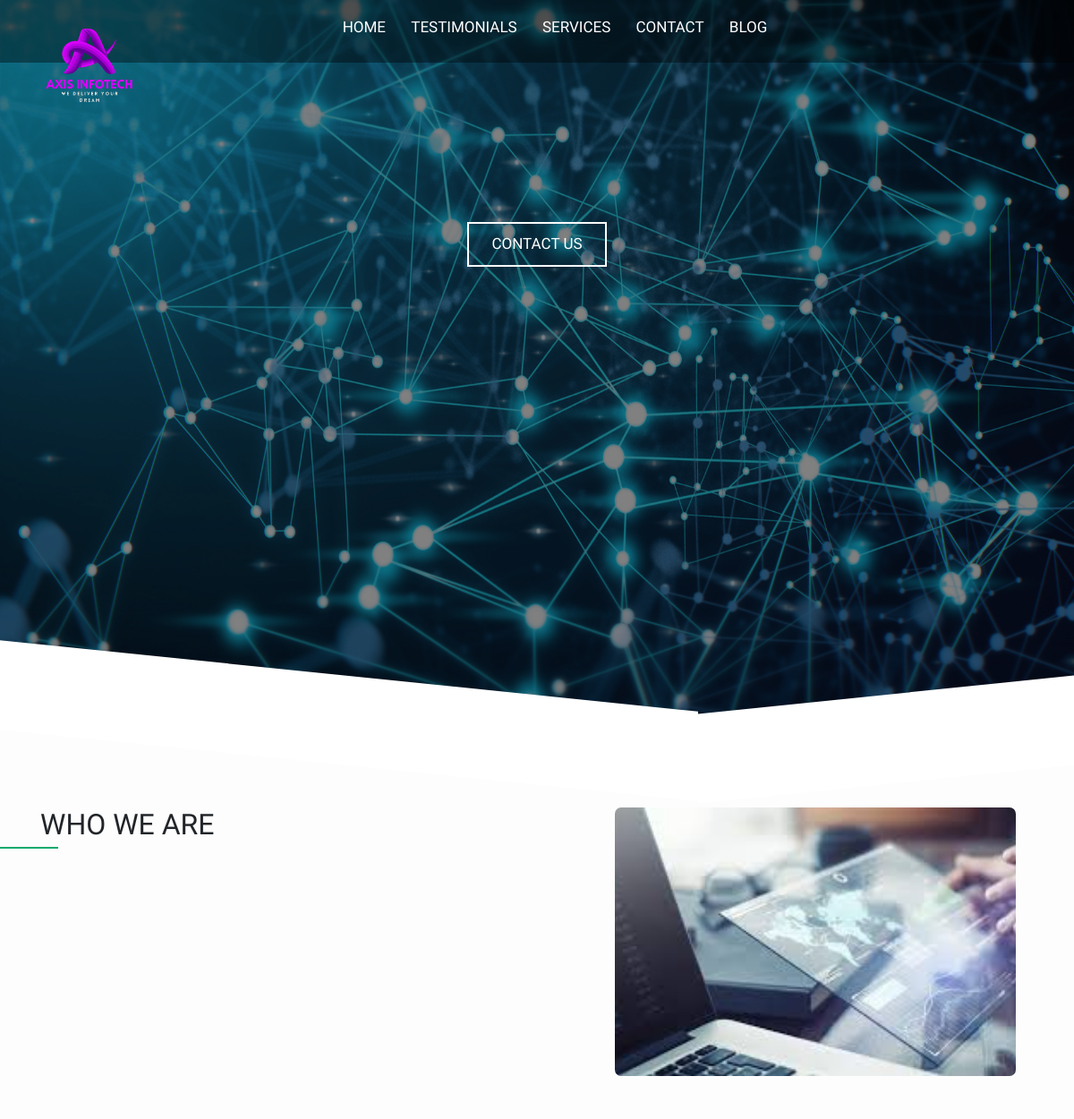
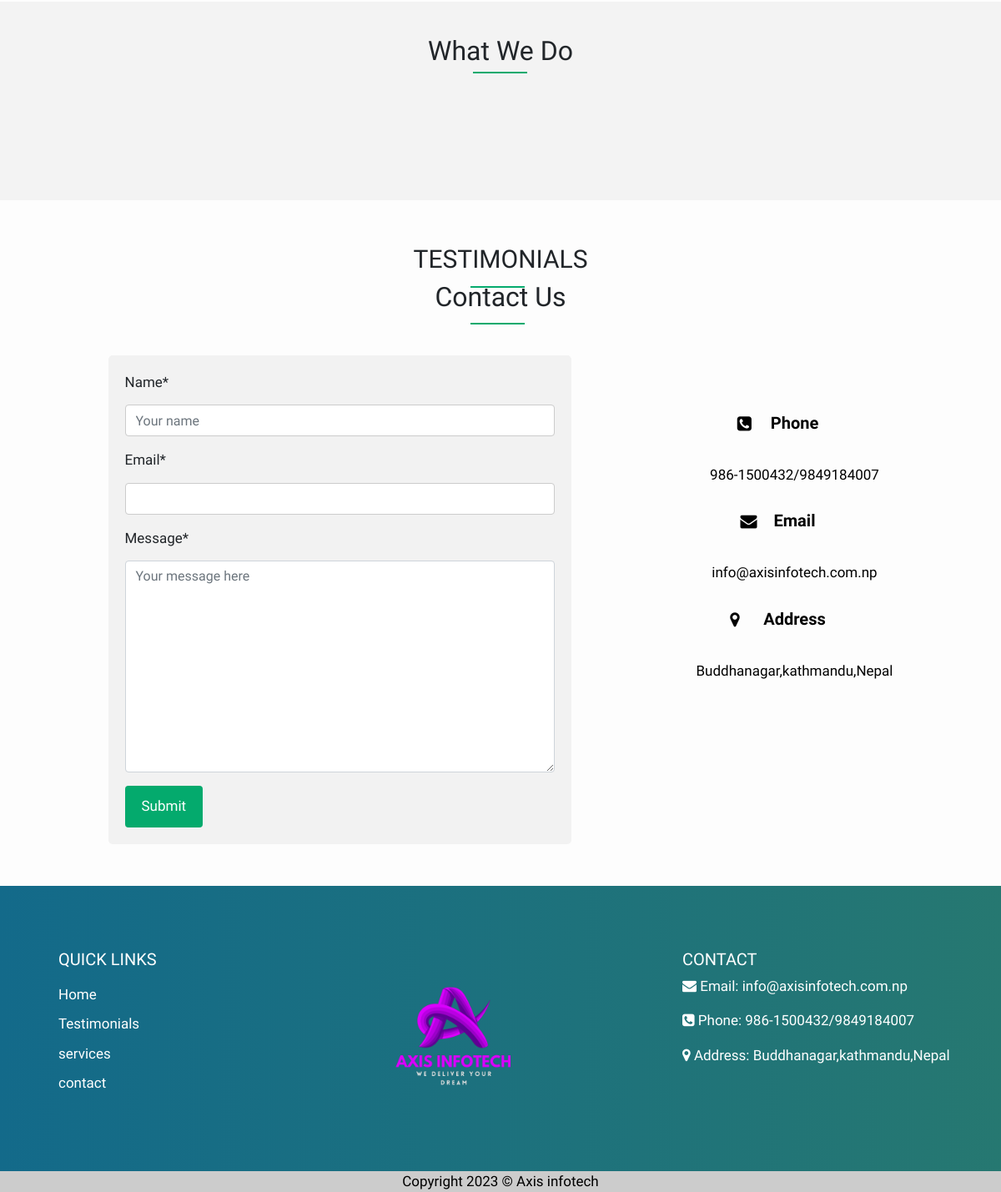
The app's page /, older data (2 pictures, top to bottom).
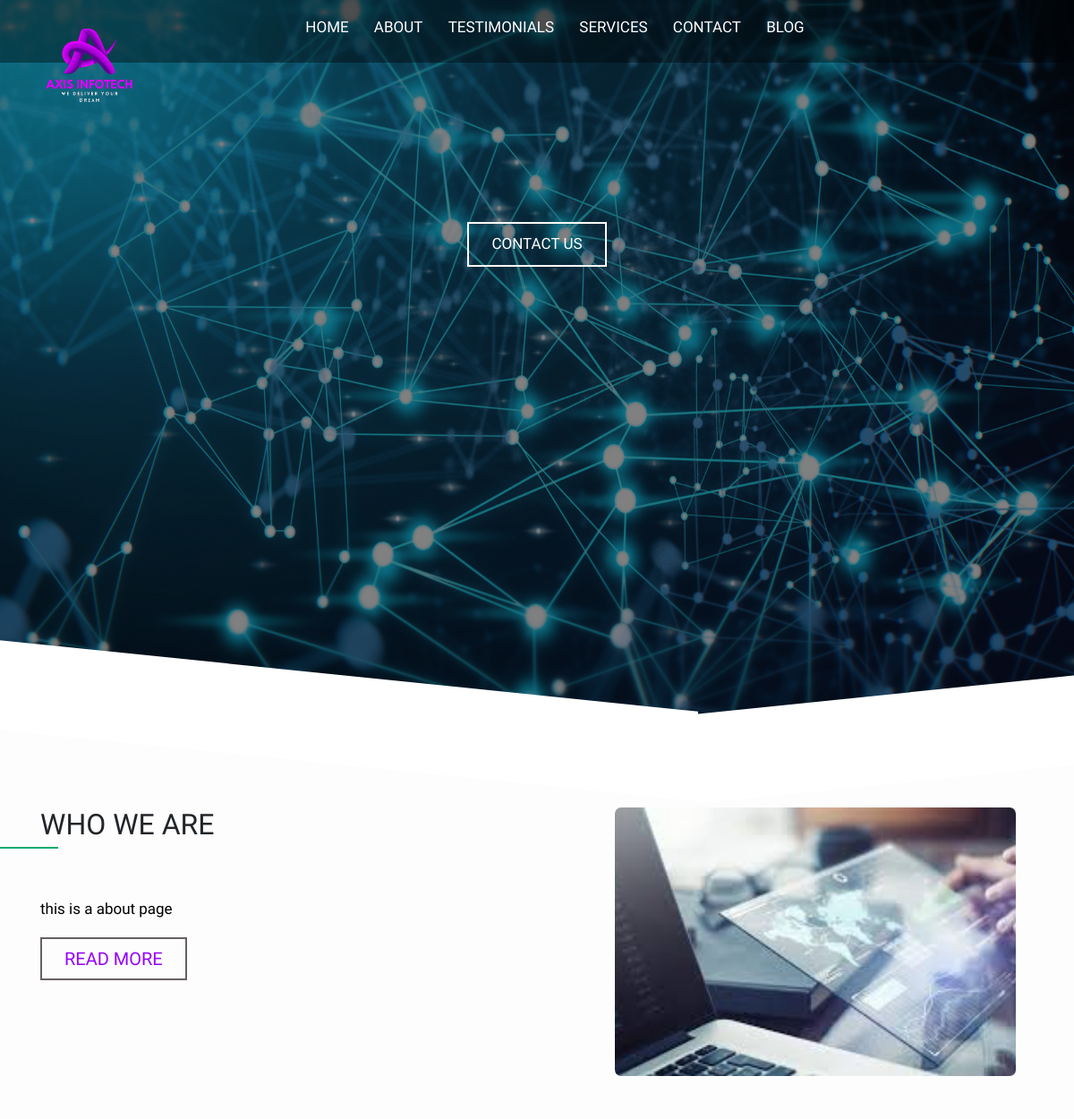
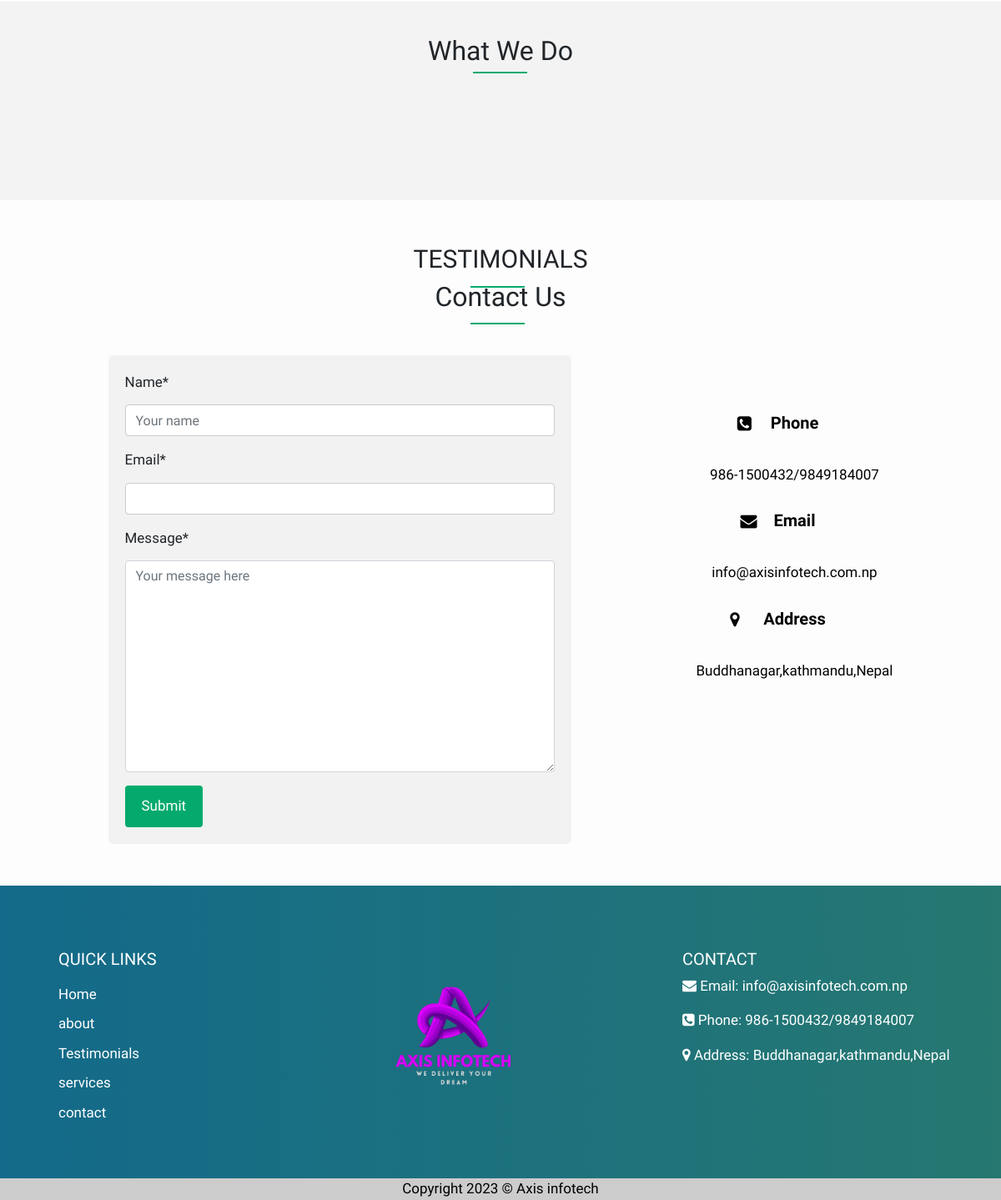
The same page, newer data (2 pictures, top to bottom).
### mypage/models.py (models this page shows)
class Page(models.Model):
    title=models.CharField(blank=True,null=True,max_length=200)
    content=models.TextField(blank=True,null=True)
    slug=models.SlugField(null=True)
    def __str__(self):
        return self.title

### post/views.py (the view)
# urls.py: path('', views.homepage, name='home'),
def homepage(request):
    queryset = Post.objects.filter(status=1).order_by('-created')
    cat_title= Category.objects.all()
    newpages=Page.objects.all()
    page_one=Page.objects.filter(title__contains='about')
    page_two=Page.objects.filter(title__contains='cloud')
    form=contactform()
    if request.method=='POST':
        form=contactform(request.POST)
        if form.is_valid():
            Name = form.cleaned_data["name"]
            Message = form.cleaned_data["message"]
            Email = form.cleaned_data["email"]
            send_mail(
            Name,Message,Email,['kshitizbasnet86@gmail.com']
            )
            form=contactform()
            messages.success(request,'message sent succesfully',fail_silently=True)
            return render(request,'post/index.html',{'queryset':queryset,'cat_title':cat_title,'form':form})
    else:
        form=contactform()
    return render(request,'post/index.html',{'queryset':queryset,'cat_title':cat_title,'newpages':newpages,'page_one':page_one,'page_two':page_two,'form':form})

### post/forms.py
class contactform(forms.Form):
    name=forms.CharField(max_length=10,widget=forms.TextInput(attrs={'placeholder':'Your name'}))
    email=forms.EmailField(widget=forms.TextInput)
    message = forms.CharField(widget=forms.Textarea(attrs={'placeholder':'Your message here'}))

### post/models.py (called while the page is built)
    def __str__(self):
        return self.name

### templates/post/index.html (shortened to what this page needs)
{% extends "./base.html" %}
{% load static %}
{% load crispy_forms_tags %}
{% block content %}
<div class="banner">
    <img src="{% static 'img/kern_it_85103537_1920x1080px.jpg'   %}"  >
<div class="banner-text" data-aos="fade-up"  data-aos-duration="1500" >
<a href="#contactform"><p>contact us </p></a>
</div>
</div>
<div class="container" id="about">
    <div class="about-section" >
<div class="about-one"data-aos="fade-up"  data-aos-duration="1500" >
<h2>who we are</h2>
{% for about in page_one %}
<P>{{about.content|truncatechars:355 }}</P>
    {% endfor %}
    {% for page in page_one %}
    <a href="{% url 'mypage' page.slug %}"><h3>read more</h3></a>
    {% endfor %}
</div>
<div class="about-two" data-aos="fade-up"  data-aos-duration="1500" data-aos-delay="500" >
    <img src="{% static 'img/technology.jpg'   %}"  >
</div>
    </div>
    </div>
    <div class="our-services">
    <div class="container" id="our-services">
    <h2 class="header">what we do</h2>
</div>
</div>
<div id="our-clients" class="container">
   <h2>Testimonials</h2>
</div>
<div class="container" id="contact" >
    <h2 class="contact-header">contact us</h2>
<div class="contact-section">
    <div id="contactform">
        <form action="{% url 'home' %}" method="post">
            {{ form|crispy}}
            <input type="submit" value="Submit">
        </form>
    </div>
    <div class="contact-details">
        <h4><i class=" fa fa-phone-square"></i>Phone</h4>  986-1500432/9849184007
        <h4><i class="fa fa-envelope" aria-hidden="true"></i>Email</h4> info@axisinfotech.com.np
        <h4><i class="fa fa-map-marker" aria-hidden="true"></i>Address</Address></h4>Buddhanagar,kathmandu,Nepal
    </div>
  </div>
</div>
{%endblock%}

### templates/post/base.html (shortened to what this page needs)
{% load static %}
<!DOCTYPE html>
<html>
    <head>
        <link rel="stylesheet" href="https://cdn.jsdelivr.net/npm/bootstrap@4.6.2/dist/css/bootstrap.min.css">
        <link rel="stylesheet" href="{% static 'css/style.css' %}">
        <link href="https://unpkg.com/aos@2.3.1/dist/aos.css" rel="stylesheet">
        <link rel="stylesheet" href="https://cdnjs.cloudflare.com/ajax/libs/OwlCarousel2/2.3.4/assets/owl.carousel.min.css" />
        <link rel="stylesheet" href="https://cdnjs.cloudflare.com/ajax/libs/OwlCarousel2/2.3.4/assets/owl.theme.default.min.css" />
        <link rel="stylesheet" href="https://cdnjs.cloudflare.com/ajax/libs/font-awesome/4.7.0/css/font-awesome.css" />
    </head>
    <body>
<div class="navbar">
  <div class="logo">
    <img src="{% static  'img/axis_infotech__1_-removebg-preview.png'   %}">
  </div>
  <ul>
    <li><a href="{% url 'home' %}" class="active">Home </a> </li>
{% for page in page_one %}
<li><a href="{% url 'mypage' page.slug    %}">{{page}}</a></li>
{% endfor %}
     <li><a href="#our-clients">Testimonials</a></li>
    <li><a href="#our-services">services</a></li>
    <li><a href="#contact">contact</a></li>
    <li><a href="{% url 'bloglist' %}">blog</a></li>
  </ul>
</div>
        {% block content %}{% endblock content %}
<footer class="py-3 bg-grey">
<div class="footer-block container" >
  <div class="block-1">
    <h5>quick links</h5>
    <li>
      <a href="{% url 'home' %}" class="active">Home </a>
    </li>
{% for page in page_one %}
<li>
  <a href="{% url 'mypage' page.slug    %}">{{page}}</a>
</li>
{% endfor %}
    <li>
      <a href="#our-clients">Testimonials</a>
    </li>
    <li>
      <a href="#our-services">services</a>
    </li>
    <li>
      <a href="#contact">contact</a>
    </li>
  </div>
  <div class="block-2">
    <div class="footer-logo">
    <img src="{% static  'img/axis_infotech__1_-removebg-preview.png'   %}">
    </div>
  </div>
  <div class="block-3">
    <h5>contact</h5>
    <p><i class="fa fa-envelope" aria-hidden="true"></i>
      Email: info@axisinfotech.com.np</p>
    <p><i class="fa fa-phone-square" aria-hidden="true"></i> Phone: 986-1500432/9849184007</p>
    <p><i class="fa fa-map-marker" aria-hidden="true"></i> Address: Buddhanagar,kathmandu,Nepal</p>
  </div>
</div>
</footer>
<div class="copyright">
  <p>Copyright 2023 &copy; Axis infotech </p>
</div>
    </body>
</html>

Row changes from the older to the newer data that the page shows:
added Page: title "ABOUT", content "this is a about page", title "about"
